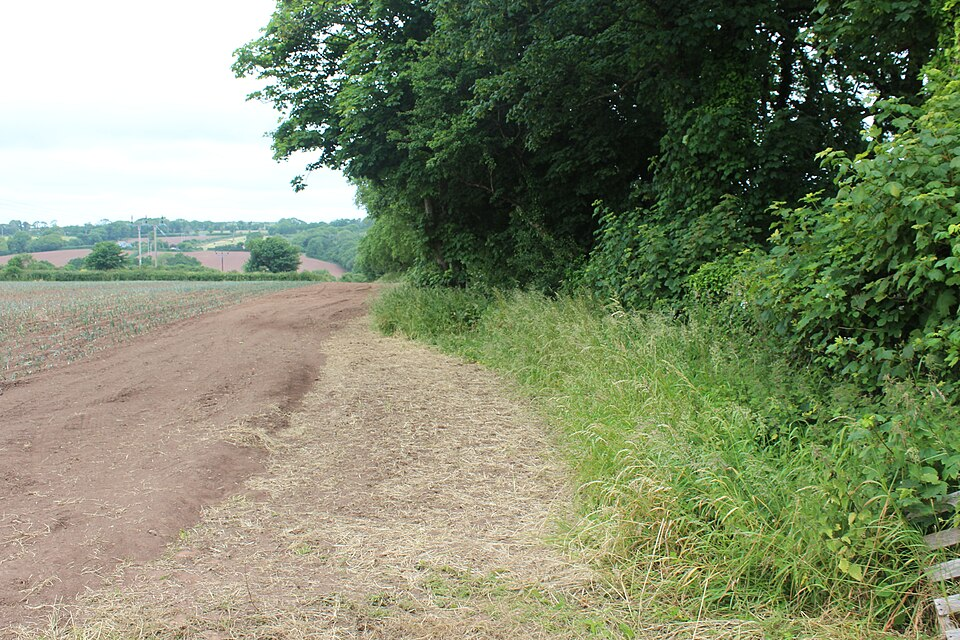
#> input picture data/offroad/scene00.jpg, 960 x 640 px
$ python -i selfsup.py   (imports and definitions only)   (older library calls are emulated)
#> lines starting #> are read from the running program, lines starting #| are printed output that depends on the picture
"""Node B+ - self-supervised traversability adaptation.

Our RELLIS-3D benchmark measured the dominant error precisely: SegFormer labels
35 % of true obstacle pixels as "trail", because it is trained on ADE20k where
off-road bush looks like *earth* or *field*. Fine-tuning would fix it, and needs
annotated off-road data we do not have.

Wild Visual Navigation (Frey et al., RSS 2023) supplies the insight that makes
labels free: **terrain the vehicle has already driven over is, by definition,
traversable.** The robot's own experience is the annotation.

We use the prototype formulation (arXiv 2504.12109) rather than WVN's online
gradient training, because prototypes need no backward pass and stay within the
CPU-only budget. Two running prototypes are maintained in a small hand-built
feature space; new patches are classified by relative distance, and the result
is blended with the pre-trained semantic prediction according to how much
evidence has actually been gathered.

The adapter is never trusted before it has seen enough terrain - it reports its
own confidence, and with no experience it defers to the pre-trained model
entirely.
"""
from __future__ import annotations

from dataclasses import dataclass, field

import cv2
import numpy as np

__all__ = ["patch_features", "Prototype", "PrototypeSet",
           "SelfSupervisedTraversability"]

#: Length of the per-patch feature vector produced by :func:`patch_features`.
FEATURE_DIM = 7


def patch_features(rgb: np.ndarray, patch: int = 16,
                   height: np.ndarray | None = None) -> np.ndarray:
    """Describe every patch of an image with a compact appearance vector.

    Deliberately hand-built and cheap - colour statistics, texture energy and
    optionally geometry - rather than a ViT embedding, so this runs on CPU at
    frame rate.

    Args:
        rgb: (H, W, 3) uint8 image.
        patch: patch size in pixels.
        height: optional (H, W) height-above-ground field, averaged per patch.

    Returns:
        (rows, cols, FEATURE_DIM) float32 features:
        mean R/G/B, saturation, value, texture energy, mean height.
    """
#> called with patch = 16
    rgb = np.asarray(rgb, np.uint8)
    h, w = rgb.shape[:2]
#> h = 640; w = 960
    rows, cols = h // patch, w // patch
#> rows = 40; cols = 60
    if rows == 0 or cols == 0:
        return np.zeros((0, 0, FEATURE_DIM), np.float32)

    img = rgb[:rows * patch, :cols * patch].astype(np.float32) / 255.0
    hsv = cv2.cvtColor(rgb[:rows * patch, :cols * patch], cv2.COLOR_RGB2HSV)
#> hsv: shape (640, 960, 3); mean H, S, V 42.6, 83.8, 143.9
    gray = cv2.cvtColor(rgb[:rows * patch, :cols * patch], cv2.COLOR_RGB2GRAY)
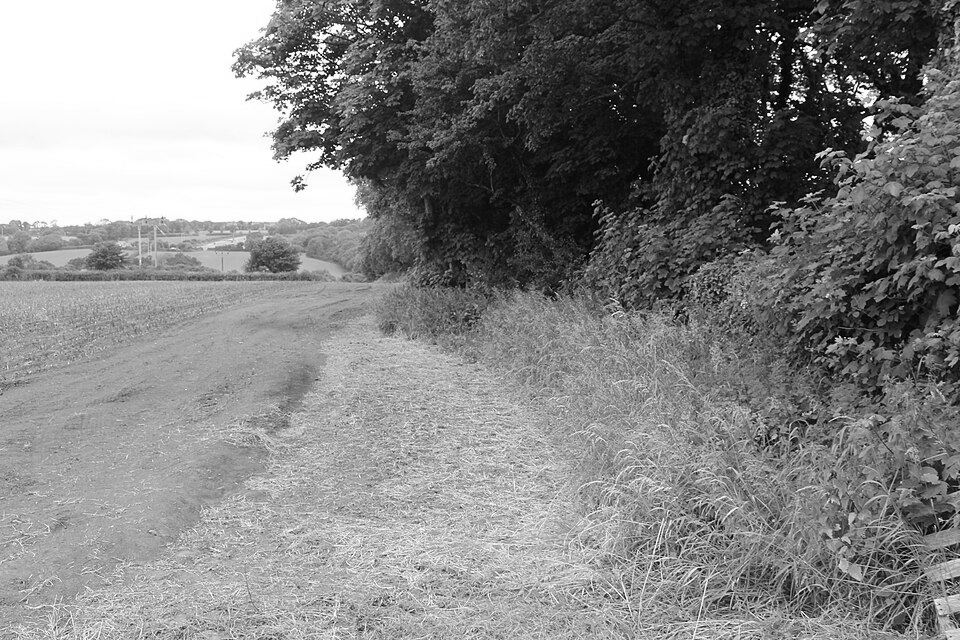
#> gray: shape (640, 960); min 0, max 255, mean 132.6
    tex = np.abs(cv2.Laplacian(gray.astype(np.float32), cv2.CV_32F)) / 255.0
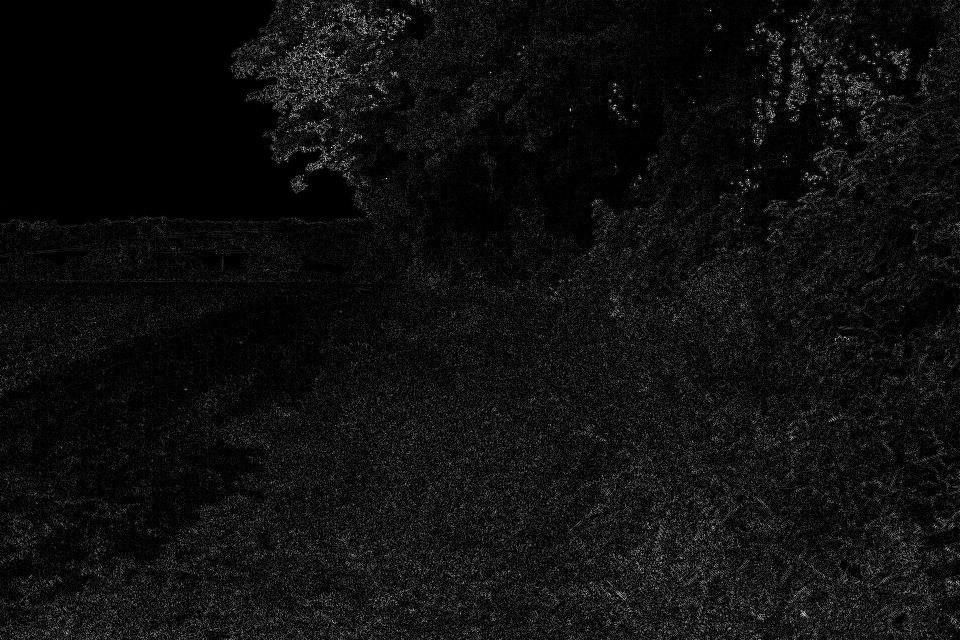
#> tex: shape (640, 960) float32; min 0, max 2.9, mean 0.177; drawn with min black and max white

    def pool(a):
        return a.reshape(rows, patch, cols, patch).mean(axis=(1, 3))
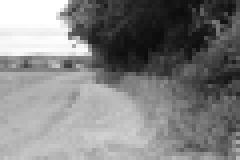
#> returned value: shape (40, 60) float32 (shown 4 times larger); min 0.0483, max 1, mean 0.508

    feats = [pool(img[..., 0]), pool(img[..., 1]), pool(img[..., 2]),
             pool(hsv[..., 1].astype(np.float32) / 255.0),
             pool(hsv[..., 2].astype(np.float32) / 255.0),
             pool(tex)]
#> in pool (call 3), `return a.reshape(rows, patch, cols, patch).mean(axis=(1, 3))`:
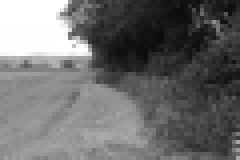
#> returned value: shape (40, 60) float32 (shown 4 times larger); min 0.0447, max 1, mean 0.429
#> in pool (call 4), `return a.reshape(rows, patch, cols, patch).mean(axis=(1, 3))`:
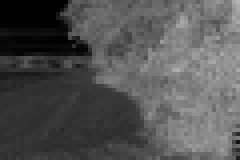
#> returned value: shape (40, 60) float32 (shown 4 times larger); min 0, max 0.706, mean 0.329
#> in pool (call 5), `return a.reshape(rows, patch, cols, patch).mean(axis=(1, 3))`:
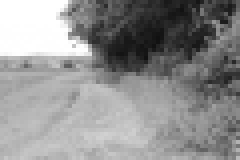
#> returned value: shape (40, 60) float32 (shown 4 times larger); min 0.068, max 1, mean 0.565
#> in pool (call 6), `return a.reshape(rows, patch, cols, patch).mean(axis=(1, 3))`:
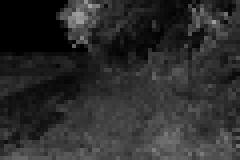
#> returned value: shape (40, 60) float32 (shown 4 times larger); min 0, max 0.642, mean 0.177

    if height is not None:
        hh = np.asarray(height, np.float32)[:rows * patch, :cols * patch]
        feats.append(np.clip(pool(hh), -2.0, 2.0) / 2.0)
    else:
        feats.append(np.zeros((rows, cols), np.float32))

    return np.stack(feats, axis=-1).astype(np.float32)


@dataclass
class Prototype:
    """Running mean of the features of one class, with an evidence count."""
    mean: np.ndarray = field(default_factory=lambda: np.zeros(FEATURE_DIM, np.float32))
    count: float = 0.0

    # [9 lines left out: function update, not called in this run]

    def distance(self, features: np.ndarray) -> np.ndarray:
        f = np.asarray(features, np.float32)
        return np.linalg.norm(f - self.mean, axis=-1)


class PrototypeSet:
    """A multi-modal class model: several centroids rather than one mean.

    A single mean cannot describe a class whose members form separate clusters.
    Off-road "traversable" is exactly that - dirt, grass and gravel differ
    sharply in colour and texture, and their average resembles none of them.

    Following the online-clustering formulation of arXiv 2504.12109, a sample
    close to an existing centroid updates it; a sample far from all of them
    creates a new centroid, so the model grows to fit terrain it has never seen
    without any offline clustering pass.

    Args:
        max_prototypes: cap on centroids, so an outdoor run cannot grow without
            bound.
        novelty: distance beyond which a sample starts a new centroid rather
            than updating the nearest one.
        momentum: update rate for an existing centroid.
    """

    # [8 lines left out: function __init__, not called in this run]

    def __len__(self) -> int:
        return len(self.centroids)

    # [35 lines left out: functions mean, update, distance, not called in this run]


class SelfSupervisedTraversability:
    """Online traversability adapter trained by driving, not by annotation.

    Args:
        patch: patch size in pixels, matching :func:`patch_features`.
        min_evidence: patches required in *both* prototypes before the adapter
            is trusted at all.
        full_evidence: evidence at which the adapter is trusted fully.
        margin: distance ratio below which a patch is called traversable.
        max_prototypes: centroids retained per class.
        novelty: distance beyond which a sample starts a new centroid.
    """

    # [112 lines left out: functions __init__, evidence, confidence, learn, _pool_mask, predict and 1 more, not called in this run]

>>> import cv2
>>> picture = cv2.cvtColor(cv2.imread('../../data/offroad/scene00.jpg'), cv2.COLOR_BGR2RGB)
>>> result = patch_features(picture)

$ run again, on data/offroad/scene01.jpg
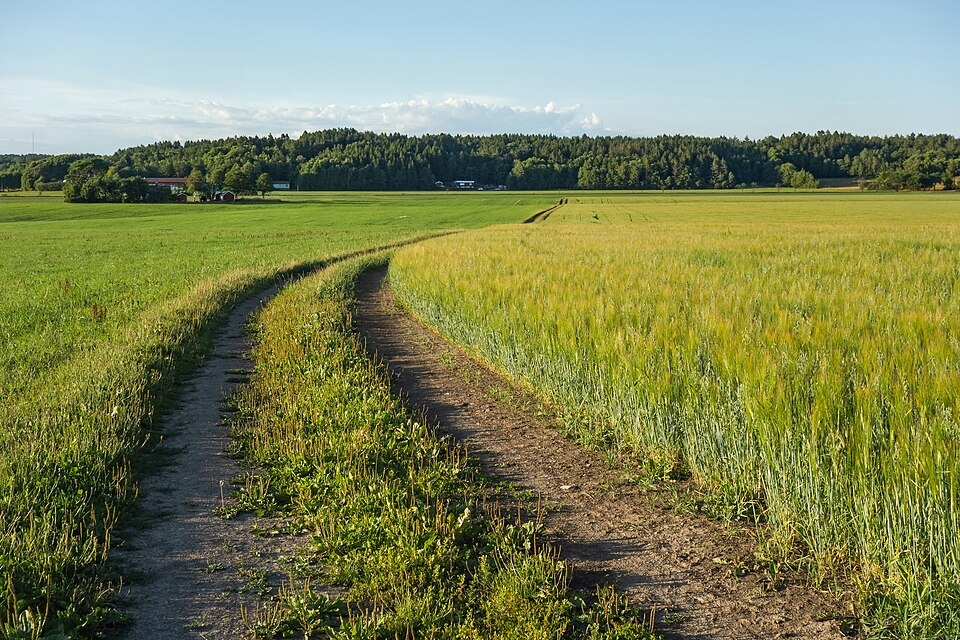
#> input picture data/offroad/scene01.jpg, 960 x 640 px
#> hsv: shape (640, 960, 3); mean H, S, V 51.5, 127, 140
#> in patch_features, `tex = np.abs(cv2.Laplacian(gray.astype(np.float32), cv2.CV_32F)) / 255.0`:
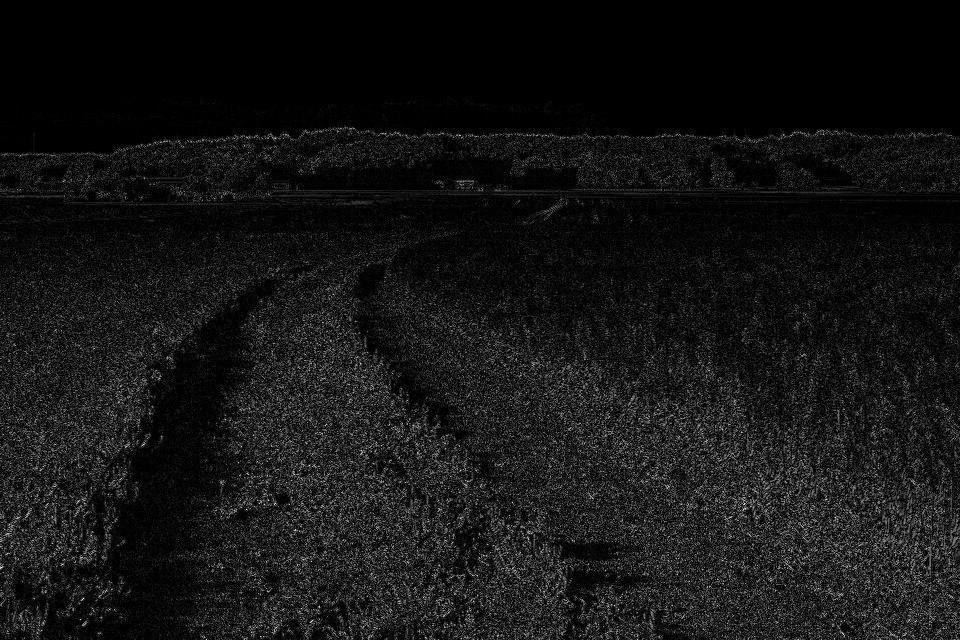
#> tex: shape (640, 960) float32; min 0, max 3.01, mean 0.253; drawn with min black and max white
#> in pool (call 6), `return a.reshape(rows, patch, cols, patch).mean(axis=(1, 3))`:
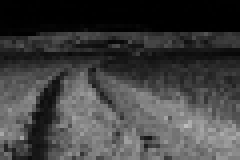
#> returned value: shape (40, 60) float32 (shown 4 times larger); min 0.000674, max 0.742, mean 0.253

$ run again, on data/offroad/scene02.jpg
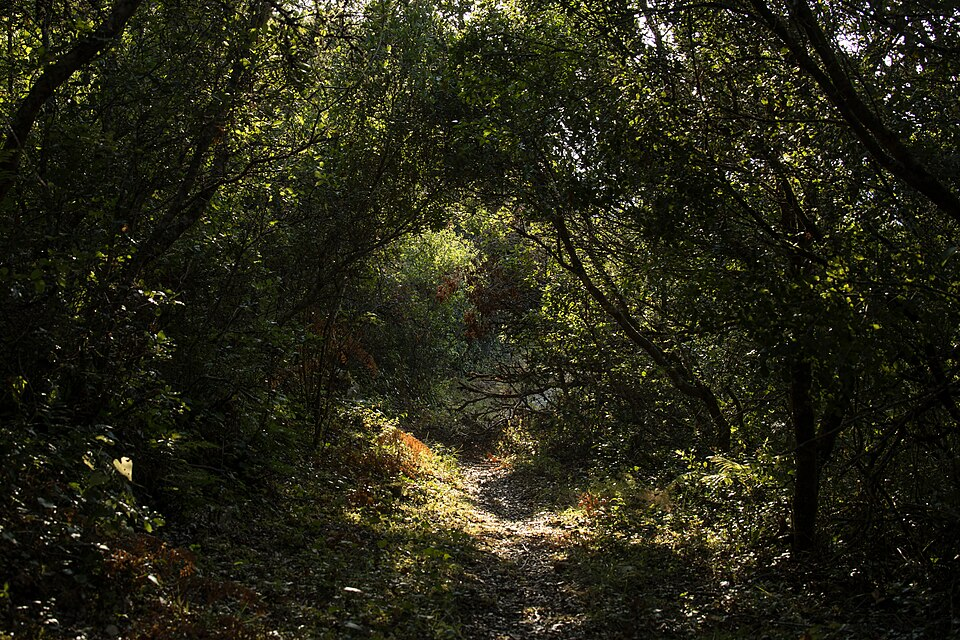
#> input picture data/offroad/scene02.jpg, 960 x 640 px
#> hsv: shape (640, 960, 3); mean H, S, V 32.8, 152.2, 40.4
#> in patch_features, `tex = np.abs(cv2.Laplacian(gray.astype(np.float32), cv2.CV_32F)) / 255.0`:
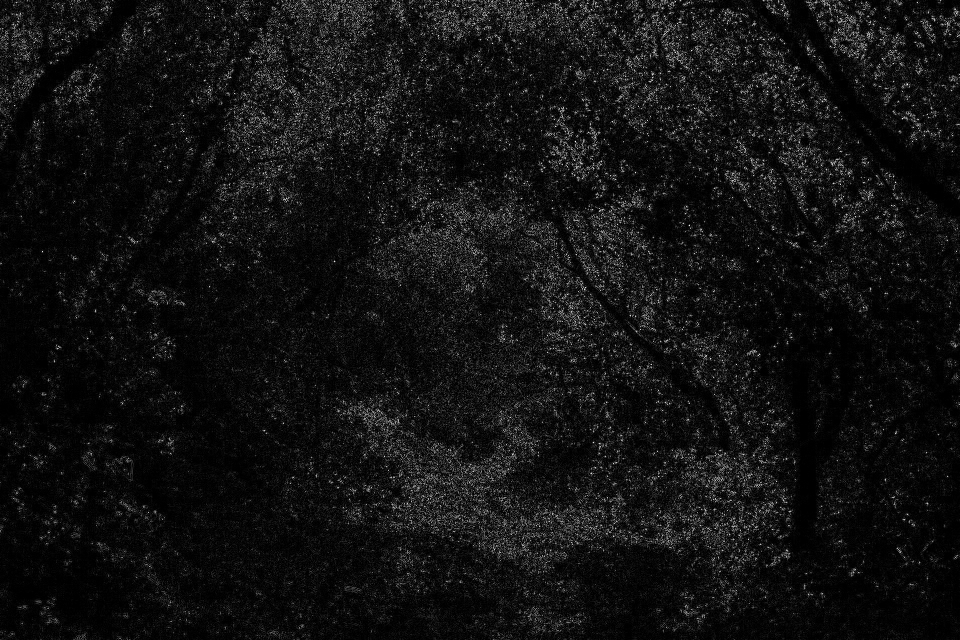
#> tex: shape (640, 960) float32; min 0, max 3.44, mean 0.244; drawn with min black and max white
#> in pool (call 6), `return a.reshape(rows, patch, cols, patch).mean(axis=(1, 3))`:
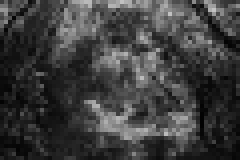
#> returned value: shape (40, 60) float32 (shown 4 times larger); min 0.00872, max 0.762, mean 0.244

$ run again, on data/offroad/scene03.jpg
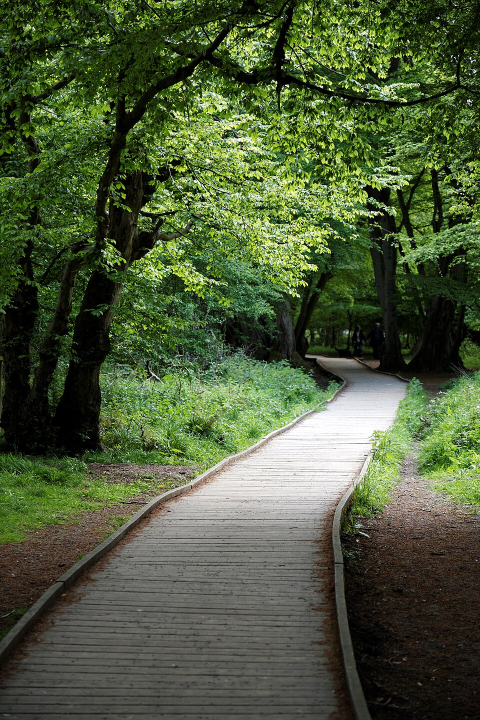
#> input picture data/offroad/scene03.jpg, 960 x 1440 px (shown at 1/2 size)
#> hsv: shape (1440, 960, 3); mean H, S, V 41.6, 121.7, 91.6
#> in pool (call 6), `return a.reshape(rows, patch, cols, patch).mean(axis=(1, 3))`:
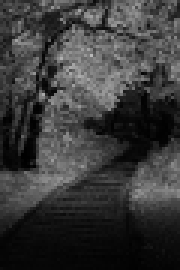
#> returned value: shape (90, 60) float32 (shown 3 times larger); min 0.000506, max 0.727, mean 0.227
